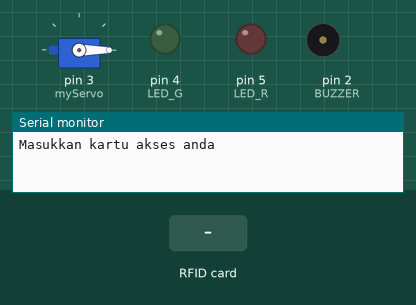
Simulated run of this sketch. Board: Arduino Uno, built with avr-gcc and run on an emulated ATmega328P. Parts: servo, output pins drawn as LEDs (lit = HIGH), buzzer (waves = sounding), the last lines printed to the serial monitor. The inputs (shaded band) are chosen by the test bench. Pins used as bus, display or sensor lines are not drawn.

Above: at 1.2 s.
1.3 s: RFID card 83 FE 62 27 held to the reader
At 1.95 s:
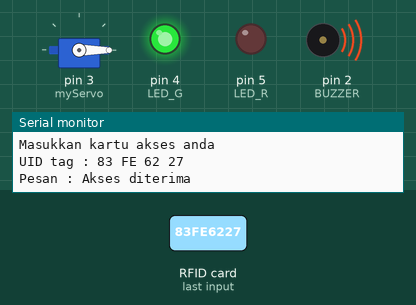
At 3.1 s:
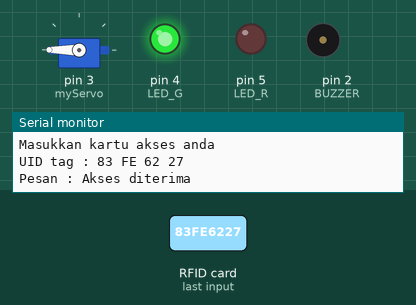
Timing chart, 0 to 8.6 s (numbered marks = the images above; inputs shaded):
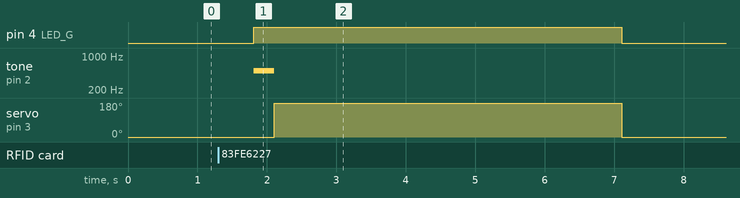

Measured:
- after the input at 1.3 s, pin 4 (LED_G): LOW → HIGH after 0.51 s, → LOW 5.3 s later; tone on pin 2 (BUZZER): silent → 500 Hz after 0.51 s, → silent 0.30 s later; servo on pin 3 (myServo): 0° → 180° after 0.81 s, → 0° 5.0 s later

The sketch:

Sensor_Rfid.ino
```cpp
//sda -> 10
//sck -> 13
//mosi -> 11
//miso -> 12
//rst -> 9
// vcc -> 3.3v
// gnd -> gnd

#include <SPI.h>
#include <MFRC522.h>
#include <Servo.h>

#define SS_PIN 10
#define RST_PIN 9
#define LED_G 4 //Deklarasi pin led kuning atau hijau
#define LED_R 5 //Deklarasi pin led merah
#define BUZZER 2 //deklarasi pin buzzer

MFRC522 mfrc522(SS_PIN, RST_PIN);   // membuat inisiasi MFRC522
Servo myServo; // deklarasi variabel nama servo

void setup()
{
  Serial.begin(9600);   // membuka komunikasi serial
  SPI.begin();      // Initiate  SPI bus inisiasi spi bus
  mfrc522.PCD_Init();   // inisiasi mfrc522
  myServo.attach(3); //deklarasi piin servo
  myServo.write(0); //posisi awal servo
  pinMode(LED_G, OUTPUT);
  pinMode(LED_R, OUTPUT);
  pinMode(BUZZER, OUTPUT);
  noTone(BUZZER);
  Serial.println("Masukkan kartu akses anda");
  Serial.println();

}
void loop()
{
  // mencari kartu baru
  if ( ! mfrc522.PICC_IsNewCardPresent())
  {
    return;
  }
  // memilih salah satu kartu
  if ( ! mfrc522.PICC_ReadCardSerial())
  {
    return;
  }
  //Menampilkan uid tag di serial monitor
  Serial.print("UID tag :");
  String content= "";
  byte letter;
  for (byte i = 0; i < mfrc522.uid.size; i++)
  {
     Serial.print(mfrc522.uid.uidByte[i] < 0x10 ? " 0" : " ");
     Serial.print(mfrc522.uid.uidByte[i], HEX);
     content.concat(String(mfrc522.uid.uidByte[i] < 0x10 ? " 0" : " "));
     content.concat(String(mfrc522.uid.uidByte[i], HEX));
  }
  Serial.println();
  Serial.print("Pesan : ");
  content.toUpperCase();
  if (content.substring(1) == "83 FE 62 27") //sesuaikan dengan uid tag dari kartu
  {
    Serial.println("Akses diterima ");
    Serial.println();
    delay(500);
    digitalWrite(LED_G, HIGH);
    tone(BUZZER, 500);
    delay(300);
    noTone(BUZZER);
    myServo.write(180);
    delay(5000);
    myServo.write(0);
    digitalWrite(LED_G, LOW);
  }

 else   {
    Serial.println(" Akses Ditolak! ");
    digitalWrite(LED_R, HIGH);
    tone(BUZZER, 300);
    delay(1000);
    digitalWrite(LED_R, LOW);
    noTone(BUZZER);
  }
}
```

next.ino
```cpp

```
